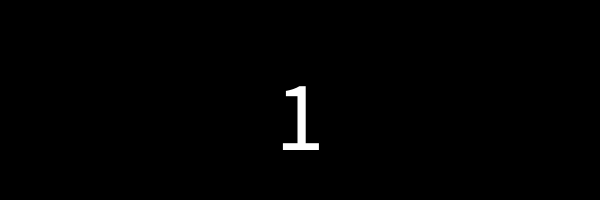
Frame 1 (no input)
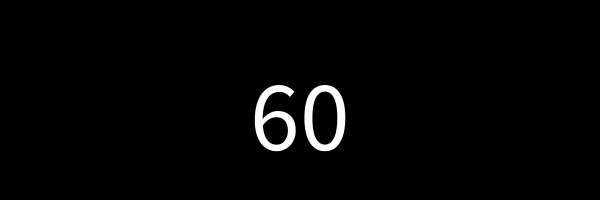
Frame 60 (the mouse pressed at the canvas centre just before this capture)
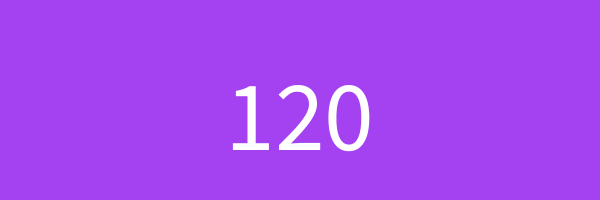
Frame 120 (the mouse held since frame 60 and released just before this capture)

The Processing sketch that drew these frames (run headless with seeded random() and noise(); from frame 60 on, the mouse is pressed at the canvas centre):

// Processing sketch: timed_background
// ── timed_background.pde
color c= color(0);
void setup(){
  size(600,200);
  textSize(100);
  textAlign(CENTER);
  frameRate(20);
}
void draw(){
  background(c);
  if(frameCount%100==0){
    c=color(random(255),random(255),random(255));
  }
  text(frameCount,width/2,height*.75);
}
